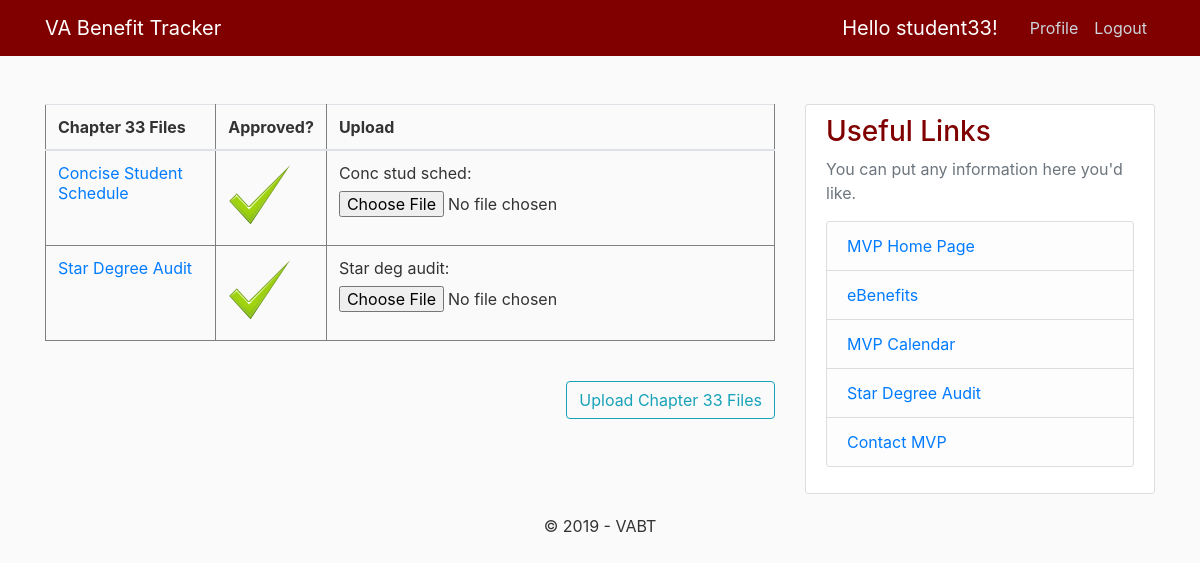
The app's page /student_home/ (signed in), older data.
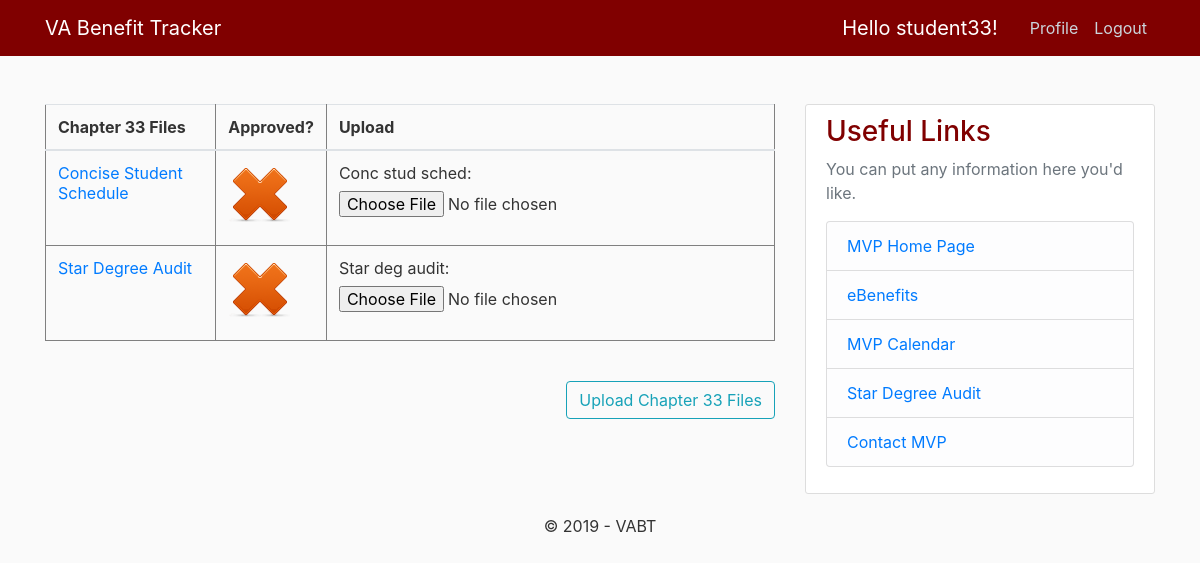
The same page, newer data.
### dashboard/models.py (models this page shows, shortened)
class Post(models.Model):
    title = models.CharField(max_length=100)
    comment = models.TextField()
    date_began = models.DateTimeField(default=timezone.now)
    last_certifier = models.CharField(max_length=80,default='None')
    student = models.ForeignKey(User, related_name='certs', on_delete=models.CASCADE)
    progress = models.IntegerField(default=0)
    date_cert = models.DateTimeField(default=timezone.now)
    Certificate_of_eligibility = models.BooleanField(default=False)
    date_info = models.DateTimeField(default=timezone.now)
    MVP_information_sheet = models.BooleanField(default=False)
    date_respo = models.DateTimeField(default=timezone.now)
    Student_responsibility = models.BooleanField(default=False)
    date_tuition = models.DateTimeField(default=timezone.now)
    Resident_tuition_app = models.BooleanField(default=False)
    date_concise = models.DateTimeField(default=timezone.now)
    Concise_student_schedule = models.BooleanField(default=False)
    date_audit = models.DateTimeField(default=timezone.now)
    Star_degree_audit = models.BooleanField(default=False)

### dashboard/views.py (the view)
# urls.py: path('student_home/', views.student_home,name='student-home'),
@login_required
def student_home(request):
    if request.method=='POST':
        cert_form = CertForm(request.POST, request.FILES, instance=request.user.userextended)
        mvp_form = MVPForm(request.POST, request.FILES, instance=request.user.userextended)
        stud_form = StudResponForm(request.POST, request.FILES, instance=request.user.userextended)
        resid_form = ResidTuitAppForm(request.POST, request.FILES, instance=request.user.userextended)
        conc_form = ConcStudSchedForm(request.POST, request.FILES, instance=request.user.userextended)
        star_form = StarDegAuditForm(request.POST, request.FILES, instance=request.user.userextended)
        if cert_form.is_valid() and mvp_form.is_valid() and stud_form.is_valid() and resid_form.is_valid() and conc_form.is_valid() and star_form.is_valid() == True:
            cert_form.save()
            mvp_form.save()
            stud_form.save()
            resid_form.save()
            conc_form.save()
            star_form.save()
            messages.success(request, f'Your File(s) has been uploaded!')
    else:
        cert_form = CertForm(instance=request.user.userextended)
        mvp_form = MVPForm(instance=request.user.userextended)
        stud_form = StudResponForm(instance=request.user.userextended)
        resid_form = ResidTuitAppForm(instance=request.user.userextended)
        conc_form = ConcStudSchedForm(instance=request.user.userextended)
        star_form = StarDegAuditForm(instance=request.user.userextended)
    certs = Post.objects.all()#for the certification
    context = {
            'cert_form': cert_form,
            'mvp_form' : mvp_form,
            'stud_form' : stud_form,
            'resid_form' : resid_form,
            'conc_form' : conc_form,
            'star_form' : star_form,
            'certs' : certs
    }
    return render(request, 'dashboard/student_home.html',context)

### dashboard/forms.py
class CertForm(forms.ModelForm):
    class Meta:
        model = UserExtended
        fields = ['cert_of_elig']

class MVPForm(forms.ModelForm):
    class Meta:
        model = UserExtended
        fields = ['MVP_info_sheet']

### dashboard/templates/dashboard/student_home.html (shortened to what this page needs)
﻿{%extends "dashboard/base.html" %}
{% block content %}
    {% if user.userextended.chapter == '33' %}
      <form method="post" enctype="multipart/form-data">
        <table class="table table-hover">
        <caption></caption>
        <thead class="thread-light">
          <tr>
            <th scope="col">Chapter 33 Files</th>
            <th scope="col">Approved?</th>
            <th scope="col">Upload</th>
          </tr>
          </thead>
          <tbody>
          <tr>
            <td><a href="https://my.nmsu.edu" target="_blank">Concise Student Schedule </a></td>
            {% for p in certs %}
                {%if p.student.username == user.username and p.Concise_student_schedule == True %}
                <td><img src="/media/green_check.png"></td>
                {%elif p.student.username == user.username and p.Concise_student_schedule == False %}
                <td><img src="/media/red_check.png"></td>
                {%endif%}
             {% endfor %}
            <td>
                {{ conc_form.as_p }}
            </td>
          </tr>
          <tr>
            <td><a href="https://degreeaudit.nmsu.edu/" target="_blank">Star Degree Audit</a></td>
            {% for p in certs %}
                {%if p.student.username == user.username and p.Star_degree_audit == True %}
                <td><img src="/media/green_check.png"></td>
                {%elif p.student.username == user.username and p.Star_degree_audit == False %}
                <td><img src="/media/red_check.png"></td>
                {%endif%}
             {% endfor %}
            <td>
                {{ star_form.as_p }}
            </td>
          </tr>
          </tbody>
        </table>
       <div style="text-align:right">
            <button class="btn btn-outline-info" type="submit">Upload Chapter 33 Files</button>
       </div>
       </form>
    {% endif %}
{% endblock content %}

Row changes from the older to the newer data that the page shows:
changed Post: Concise_student_schedule True → False (drawn); Concise_student_schedule: picture added; Star_degree_audit True → False (drawn); Star_degree_audit: picture added; Concise_student_schedule: picture removed; Star_degree_audit: picture removed
